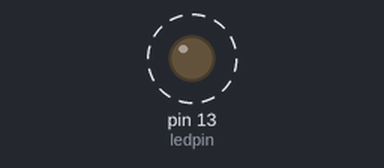
Bench run of a sketch on a simulated Arduino Uno, built with avr-gcc and run on an emulated ATmega328P. On the bench: output pins drawn as LEDs (lit = HIGH). Dashed ring = blinking.

Above: at 0.5 s.
Timing chart, 0 to 4.6 s (numbered marks = the images above):
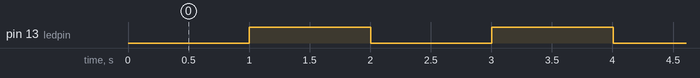

The sketch:

intento1.ino.ino
```cpp
long tiempoinicial = 0;
long ledpin = 13;
long estadoled = LOW;
unsigned long tiempoactual;
long intervalo = 1000;
void setup() {
  // put your setup code here, to run once:
pinMode (ledpin, OUTPUT);
}

void loop() {
  // put your main code here, to run repeatedly:
  tiempoactual = millis ();
  if (tiempoactual - tiempoinicial > intervalo) {
    tiempoinicial = tiempoactual;
    if (estadoled == LOW)
      estadoled = HIGH;

    else (estadoled = LOW);
  }
  digitalWrite (ledpin, estadoled);
}
```

Measured:
- by itself, pin 13 (ledpin): alternates HIGH for 1.0 s and LOW for 1.0 s
